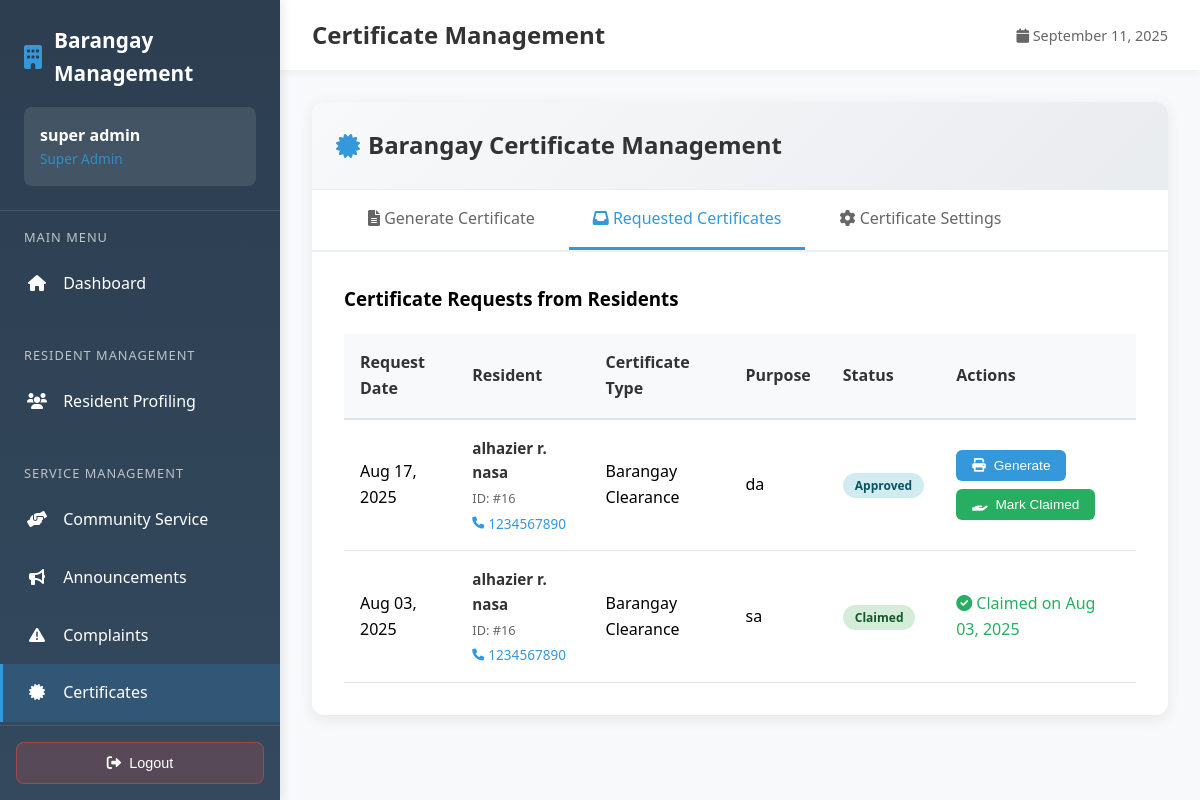
The page /employee/admin/certificates.php (signed in) on the database its author committed.
### tables this page shows
CREATE TABLE `certificate_requests` (
  `id` int(11) NOT NULL,
  `resident_id` int(11) NOT NULL,
  `certificate_type` varchar(100) NOT NULL,
  `purpose` text NOT NULL,
  `additional_info` text DEFAULT NULL,
  `status` varchar(20) NOT NULL DEFAULT 'pending',
  `created_at` timestamp NOT NULL DEFAULT current_timestamp(),
  `processed_date` timestamp NULL DEFAULT NULL,
  `processed_by` int(11) DEFAULT NULL,
  `rejection_reason` text DEFAULT NULL,
  `claim_date` timestamp NULL DEFAULT NULL,
  `or_number` varchar(50) DEFAULT NULL,
  `amount_paid` decimal(10,2) DEFAULT NULL,
  `updated_at` timestamp NOT NULL DEFAULT current_timestamp() ON UPDATE current_timestamp()
);

CREATE TABLE `residents` (
  `id` int(11) NOT NULL,
  `first_name` varchar(100) NOT NULL,
  `middle_initial` varchar(1) DEFAULT NULL,
  `last_name` varchar(100) NOT NULL,
  `full_name` varchar(255) DEFAULT NULL,
  `status` enum('active','inactive','pending') DEFAULT 'active',
  `age` int(11) NOT NULL,
  `contact_number` varchar(20) NOT NULL,
  `email` varchar(100) DEFAULT NULL,
  `created_at` timestamp NOT NULL DEFAULT current_timestamp(),
  `updated_at` timestamp NOT NULL DEFAULT current_timestamp() ON UPDATE current_timestamp(),
  `photo_path` varchar(255) DEFAULT NULL,
  `face_descriptor` text DEFAULT NULL,
  `face_embedding` text DEFAULT NULL,
  `face_photo` longtext DEFAULT NULL,
  `liveness_verified` tinyint(1) DEFAULT 0,
  `total_volunteer_hours` decimal(6,1) DEFAULT 0.0,
  `total_volunteer_events` int(11) DEFAULT 0,
  `last_volunteer_date` date DEFAULT NULL,
  `volunteer_status` enum('inactive','active','outstanding') DEFAULT 'inactive'
);

### employee/admin/certificates.php (the view, shortened to what this page needs)
<?php
require_once '../../config.php';
$certificate_requests_query = "SELECT
    cr.*,
    r.full_name as resident_name,
    r.contact_number as resident_phone,
    r.email as resident_email,
    '' as resident_address,
    u.full_name as processed_by_name
FROM certificate_requests cr
LEFT JOIN residents r ON cr.resident_id = r.id
LEFT JOIN users u ON cr.processed_by = u.id
ORDER BY cr.created_at DESC";
$certificate_requests = mysqli_query($connection, $certificate_requests_query);
$certificate_requests_with_info = [];
if ($certificate_requests && mysqli_num_rows($certificate_requests) > 0) {
    while ($request = mysqli_fetch_assoc($certificate_requests)) {
        if (empty($request['resident_email'])) {
            $request['resident_email'] = 'No email';
        }
        if (empty($request['resident_address'])) {
            $request['resident_address'] = 'No address';
        }
        $certificate_requests_with_info[] = $request;
    }
}
if (isset($_GET['tab'])) {
    $active_tab = $_GET['tab'];
} else {
    $active_tab = !empty($certificate_requests_with_info) ? 'requests' : 'generate';
}
?>
<!DOCTYPE html>
<html lang="en">
<head>
    <link href="https://cdnjs.cloudflare.com/ajax/libs/font-awesome/6.0.0/css/all.min.css" rel="stylesheet">
</head>
<body>
    <nav class="sidebar" id="sidebar">
        <div class="sidebar-header">
            <div class="sidebar-brand">
                <i class="fas fa-building"></i>
                Barangay Management
            </div>
            <div class="user-info">
                <div class="user-name"><?php echo $_SESSION['full_name']; ?></div>
                <div class="user-role">Super Admin</div>
            </div>
        </div>
        <div class="sidebar-nav">
            <div class="nav-section">
                <div class="nav-section-title">Main Menu</div>
                <a href="dashboard.php" class="nav-item">
                    <i class="fas fa-home"></i>
                    Dashboard
                </a>
            </div>
            <div class="nav-section">
                <div class="nav-section-title">Resident Management</div>
                <a href="resident-profiling.php" class="nav-item">
                    <i class="fas fa-users"></i>
                    Resident Profiling
                </a>
            </div>
            <div class="nav-section">
                <div class="nav-section-title">Service Management</div>
                <a href="community_service.php" class="nav-item">
                    <i class="fas fa-hands-helping"></i>
                    Community Service
                </a>
                <a href="announcements.php" class="nav-item">
                    <i class="fas fa-bullhorn"></i>
                    Announcements
                </a>
                <a href="complaints.php" class="nav-item">
                    <i class="fas fa-exclamation-triangle"></i>
                    Complaints
                </a>
                <a href="certificates.php" class="nav-item active">
                    <i class="fas fa-certificate"></i>
                    Certificates
                </a>
            </div>
        </div>
        <div class="logout-section">
            <form action="../../employee/logout.php" method="POST" id="logoutForm" style="width: 100%;">
                <button type="button" class="logout-btn" onclick="handleLogout()">
                    <i class="fas fa-sign-out-alt"></i>
                    Logout
                </button>
            </form>
        </div>
    </nav>
    <div class="main-content">
        <div class="top-bar">
            <h1 class="page-title">Certificate Management</h1>
            <div style="display: flex; align-items: center; gap: 1rem;">
                <span style="color: #666; font-size: 0.9rem;">
                    <i class="fas fa-calendar"></i> <?php echo date('F j, Y'); ?>
                </span>
            </div>
        </div>
        <div class="content-area">
            <div class="certificate-container">
                <div class="certificate-header no-print">
                    <h2 class="certificate-title">
                        <i class="fas fa-certificate" style="color: #3498db;"></i>
                        Barangay Certificate Management
                    </h2>
                </div>
                <div class="tabs no-print">
                    <div class="tab <?php echo $active_tab == 'generate' ? 'active' : ''; ?>" onclick="switchTab(event, 'generate')">
                        <i class="fas fa-file-alt"></i> Generate Certificate
                    </div>
                    <div class="tab <?php echo $active_tab == 'requests' ? 'active' : ''; ?>" onclick="switchTab(event, 'requests')">
                        <i class="fas fa-inbox"></i> Requested Certificates
                    </div>
                    <div class="tab <?php echo $active_tab == 'settings' ? 'active' : ''; ?>" onclick="switchTab(event, 'settings')">
                        <i class="fas fa-cog"></i> Certificate Settings
                    </div>
                </div>
                <div id="requests-tab" class="tab-content <?php echo $active_tab == 'requests' ? 'active' : ''; ?>">
                    <h3 style="margin-bottom: 20px;">Certificate Requests from Residents</h3>
                    <?php if (!empty($certificate_requests_with_info)): ?>
                        <table class="requests-table">
                            <thead>
                                <tr>
                                    <th>Request Date</th>
                                    <th>Resident</th>
                                    <th>Certificate Type</th>
                                    <th>Purpose</th>
                                    <th>Status</th>
                                    <th>Actions</th>
                                </tr>
                            </thead>
                            <tbody>
                                <?php foreach ($certificate_requests_with_info as $request): ?>
                                    <tr>
                                        <td><?php echo date('M d, Y', strtotime($request['created_at'])); ?></td>
                                        <td>
                                            <div class="resident-info">
                                                <div class="resident-name"><?php echo htmlspecialchars($request['resident_name']); ?></div>
                                                <div class="resident-id">ID: #<?php echo $request['resident_id']; ?></div>
                                                <div class="resident-contact">
                                                    <i class="fas fa-phone"></i> <?php echo htmlspecialchars($request['resident_phone']); ?>
                                                </div>
                                            </div>
                                        </td>
                                        <td><?php echo htmlspecialchars($request['certificate_type']); ?></td>
                                        <td><?php echo htmlspecialchars($request['purpose']); ?></td>
                                        <td>
                                            <span class="status-badge status-<?php echo $request['status']; ?>">
                                                <?php echo ucfirst($request['status']); ?>
                                            </span>
                                        </td>
                                        <td>
                                            <div class="action-buttons">
                                                <?php if ($request['status'] == 'pending'): ?>
                                                    <button class="btn btn-success btn-sm" onclick="showApproveModal(<?php echo $request['id']; ?>, '<?php echo htmlspecialchars($request['resident_name']); ?>', '<?php echo htmlspecialchars($request['certificate_type']); ?>')">
                                                        <i class="fas fa-check"></i> Approve
                                                    </button>
                                                    <button class="btn btn-danger btn-sm" onclick="showRejectModal(<?php echo $request['id']; ?>)">
                                                        <i class="fas fa-times"></i> Reject
                                                    </button>
                                                <?php elseif ($request['status'] == 'approved'): ?>
                                                    <button class="btn btn-primary btn-sm" onclick="generateCertificate('<?php echo htmlspecialchars($request['resident_name']); ?>', '<?php echo htmlspecialchars($request['purpose']); ?>')">
                                                        <i class="fas fa-print"></i> Generate
                                                    </button>
                                                    <button class="btn btn-success btn-sm" onclick="showClaimModal(<?php echo $request['id']; ?>)">
                                                        <i class="fas fa-hand-holding"></i> Mark Claimed
                                                    </button>
                                                <?php elseif ($request['status'] == 'claimed'): ?>
                                                    <span style="color: #27ae60;">
                                                        <i class="fas fa-check-circle"></i> Claimed on <?php echo $request['claim_date'] ? date('M d, Y', strtotime($request['claim_date'])) : 'N/A'; ?>
                                                    </span>
                                                <?php elseif ($request['status'] == 'rejected'): ?>
                                                    <span style="color: #e74c3c;" title="<?php echo htmlspecialchars($request['rejection_reason'] ?? ''); ?>">
                                                        <i class="fas fa-times-circle"></i> Rejected
                                                    </span>
                                                <?php endif; ?>
                                            </div>
                                        </td>
                                    </tr>
                                <?php endforeach; ?>
                            </tbody>
                        </table>
                    <?php endif; ?>
                </div>
            </div>
        </div>
    </div>
</body>
</html>

### employee/admin/certificates.php (style rules this page uses)
* { margin: 0; padding: 0; box-sizing: border-box; }
body { font-family: 'Segoe UI', Tahoma, Geneva, Verdana, sans-serif; background: #f8f9fa; line-height: 1.6; overflow-x: hidden; }
.sidebar { position: fixed; left: 0; top: 0; width: 280px; height: 100vh; background: linear-gradient(180deg, #2c3e50 0%, #34495e 100%); color: white; transition: transform 0.3s ease; z-index: 1000; box-shadow: 2px 0 10px rgba(0,0,0,0.1); display: flex; flex-direction: column; }
.sidebar-header { padding: 1.5rem; border-bottom: 1px solid rgba(255,255,255,0.1); flex-shrink: 0; }
.sidebar-brand { display: flex; align-items: center; font-size: 1.3rem; font-weight: bold; margin-bottom: 0.5rem; }
.sidebar-brand i { margin-right: 12px; font-size: 1.5rem; color: #3498db; }
.user-info { margin-top: 1rem; padding: 1rem; background: rgba(255,255,255,0.1); border-radius: 8px; }
.user-name { font-weight: bold; font-size: 1rem; }
.user-role { font-size: 0.85rem; opacity: 0.8; color: #3498db; }
.sidebar-nav { padding: 1rem 0; flex: 1; overflow-y: auto; }
.nav-section { margin-bottom: 2rem; }
.nav-section-title { padding: 0 1.5rem; font-size: 0.8rem; text-transform: uppercase; letter-spacing: 1px; color: #bdc3c7; margin-bottom: 0.5rem; }
.nav-item { display: block; padding: 1rem 1.5rem; color: white; text-decoration: none; transition: all 0.3s ease; position: relative; border-left: 3px solid transparent; }
.nav-item.active { background: rgba(52, 152, 219, 0.2); border-left-color: #3498db; }
.nav-item i { margin-right: 12px; width: 20px; text-align: center; }
.logout-section { padding: 1rem; border-top: 1px solid rgba(255,255,255,0.1); flex-shrink: 0; margin-top: auto; }
.logout-btn { width: 100%; background: rgba(231, 76, 60, 0.2); color: white; border: 1px solid rgba(231, 76, 60, 0.5); padding: 0.75rem; border-radius: 8px; cursor: pointer; transition: all 0.3s ease; font-size: 0.9rem; display: flex; align-items: center; justify-content: center; gap: 0.5rem; }
.main-content { margin-left: 280px; min-height: 100vh; transition: margin-left 0.3s ease; }
.top-bar { background: white; padding: 1rem 2rem; box-shadow: 0 2px 10px rgba(0,0,0,0.05); display: flex; justify-content: space-between; align-items: center; }
.page-title { font-size: 1.5rem; color: #333; font-weight: 600; }
.content-area { padding: 2rem; }
.certificate-container { background: white; border-radius: 12px; box-shadow: 0 4px 15px rgba(0,0,0,0.08); overflow: hidden; }
.certificate-header { padding: 1.5rem; background: linear-gradient(135deg, #f8f9fa 0%, #e9ecef 100%); border-bottom: 1px solid #eee; }
.certificate-title { font-size: 1.5rem; font-weight: bold; color: #333; display: flex; align-items: center; gap: 0.5rem; }
.tabs { display: flex; gap: 10px; padding: 0 2rem; background: white; border-bottom: 2px solid #ecf0f1; }
.tab { padding: 1rem 1.5rem; cursor: pointer; border-bottom: 3px solid transparent; transition: all 0.3s; color: #666; position: relative; }
.tab.active { color: #3498db; border-bottom-color: #3498db; }
.tab-content { display: none; padding: 2rem; }
.tab-content.active { display: block; }
.btn { padding: 0.75rem 1.5rem; border: none; border-radius: 6px; cursor: pointer; font-size: 0.95rem; transition: all 0.3s; display: inline-flex; align-items: center; gap: 0.5rem; }
.btn-primary { background: #3498db; color: white; }
.btn-success { background: #27ae60; color: white; }
.btn-sm { padding: 0.5rem 1rem; font-size: 0.85rem; }
.requests-table { width: 100%; border-collapse: collapse; margin-top: 1rem; }
.requests-table th { background: #f8f9fa; padding: 1rem; text-align: left; font-weight: 600; color: #333; border-bottom: 2px solid #dee2e6; }
.requests-table td { padding: 1rem; border-bottom: 1px solid #dee2e6; }
.status-badge { padding: 0.25rem 0.75rem; border-radius: 15px; font-size: 0.75rem; font-weight: bold; }
.status-approved { background: #d1ecf1; color: #0c5460; }
.status-claimed { background: #d4edda; color: #155724; }
.action-buttons { display: flex; gap: 0.5rem; flex-wrap: wrap; }
.resident-info { display: flex; flex-direction: column; gap: 0.25rem; }
.resident-name { font-weight: 600; color: #333; font-size: 0.95rem; }
.resident-id { font-size: 0.8rem; color: #666; }
.resident-contact { font-size: 0.85rem; color: #3498db; display: flex; align-items: center; gap: 0.25rem; }
.resident-contact i { font-size: 0.75rem; }

### rows shown on the page
certificate_requests: created_at "Aug 17, 2025", resident.full_name "alhazier r. nasa", resident "16", resident.contact_number "1234567890", certificate_type "Barangay Clearance", purpose "da", status "Approved"
certificate_requests: created_at "Aug 03, 2025", resident.full_name "alhazier r. nasa", resident "16", resident.contact_number "1234567890", certificate_type "Barangay Clearance", purpose "sa", status "Claimed", claim_date "Aug 03, 2025"

### other values the page prints
$_SESSION['full_name'] "super admin"
